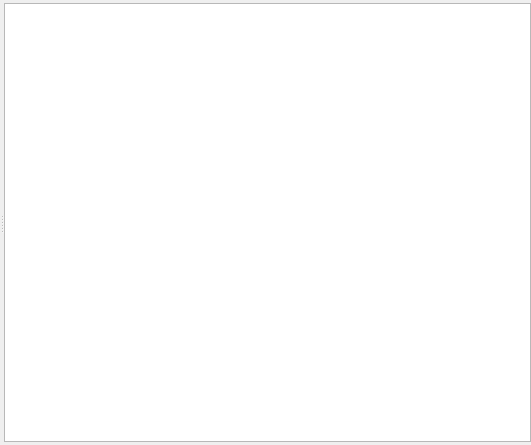
<?xml version="1.0" encoding="UTF-8"?>
<ui version="4.0">
 <class>ChatLobbyDialog</class>
 <widget class="QWidget" name="ChatLobbyDialog">
  <property name="geometry">
   <rect>
    <x>0</x>
    <y>0</y>
    <width>531</width>
    <height>445</height>
   </rect>
  </property>
  <property name="windowTitle">
   <string notr="true">MainWindow</string>
  </property>
  <layout class="QHBoxLayout" name="ChatLobbyDialogHLayout">
   <property name="margin">
    <number>0</number>
   </property>
   <item>
    <widget class="QSplitter" name="splitter">
     <property name="orientation">
      <enum>Qt::Horizontal</enum>
     </property>
     <widget class="QWidget" name="layoutWidget">
      <layout class="QHBoxLayout" name="chatLayout">
       <property name="topMargin">
        <number>0</number>
       </property>
       <item>
        <widget class="ChatWidget" name="chatWidget" native="true">
         <property name="sizePolicy">
          <sizepolicy hsizetype="Expanding" vsizetype="Expanding">
           <horstretch>0</horstretch>
           <verstretch>0</verstretch>
          </sizepolicy>
         </property>
        </widget>
       </item>
      </layout>
     </widget>
     <widget class="QFrame" name="participantsFrame">
      <property name="sizePolicy">
       <sizepolicy hsizetype="Minimum" vsizetype="Expanding">
        <horstretch>0</horstretch>
        <verstretch>0</verstretch>
       </sizepolicy>
      </property>
      <property name="minimumSize">
       <size>
        <width>120</width>
        <height>0</height>
       </size>
      </property>
      <layout class="QVBoxLayout" name="participantsFrameVLayout">
       <property name="leftMargin">
        <number>0</number>
       </property>
       <property name="topMargin">
        <number>3</number>
       </property>
       <property name="rightMargin">
        <number>0</number>
       </property>
       <property name="bottomMargin">
        <number>3</number>
       </property>
       <item>
        <widget class="QTreeWidget" name="participantsList">
         <property name="sizePolicy">
          <sizepolicy hsizetype="Expanding" vsizetype="Expanding">
           <horstretch>0</horstretch>
           <verstretch>0</verstretch>
          </sizepolicy>
         </property>
         <property name="minimumSize">
          <size>
           <width>120</width>
           <height>0</height>
          </size>
         </property>
         <property name="contextMenuPolicy">
          <enum>Qt::CustomContextMenu</enum>
         </property>
         <property name="selectionMode">
          <enum>QAbstractItemView::ExtendedSelection</enum>
         </property>
         <property name="iconSize">
          <size>
           <width>16</width>
           <height>16</height>
          </size>
         </property>
         <property name="rootIsDecorated">
          <bool>false</bool>
         </property>
         <property name="animated">
          <bool>true</bool>
         </property>
         <property name="allColumnsShowFocus">
          <bool>true</bool>
         </property>
         <property name="wordWrap">
          <bool>false</bool>
         </property>
         <property name="headerHidden">
          <bool>true</bool>
         </property>
         <attribute name="headerVisible">
          <bool>false</bool>
         </attribute>
         <column>
          <property name="text">
           <string>Participants</string>
          </property>
         </column>
        </widget>
       </item>
      </layout>
     </widget>
    </widget>
   </item>
  </layout>
  <action name="actionChangeNickname">
   <property name="text">
    <string>Change nick name</string>
   </property>
  </action>
 </widget>
 <customwidgets>
  <customwidget>
   <class>ChatWidget</class>
   <extends>QWidget</extends>
   <header location="global">gui/chat/ChatWidget.h</header>
   <container>1</container>
  </customwidget>
 </customwidgets>
 <resources/>
 <connections/>
</ui>
